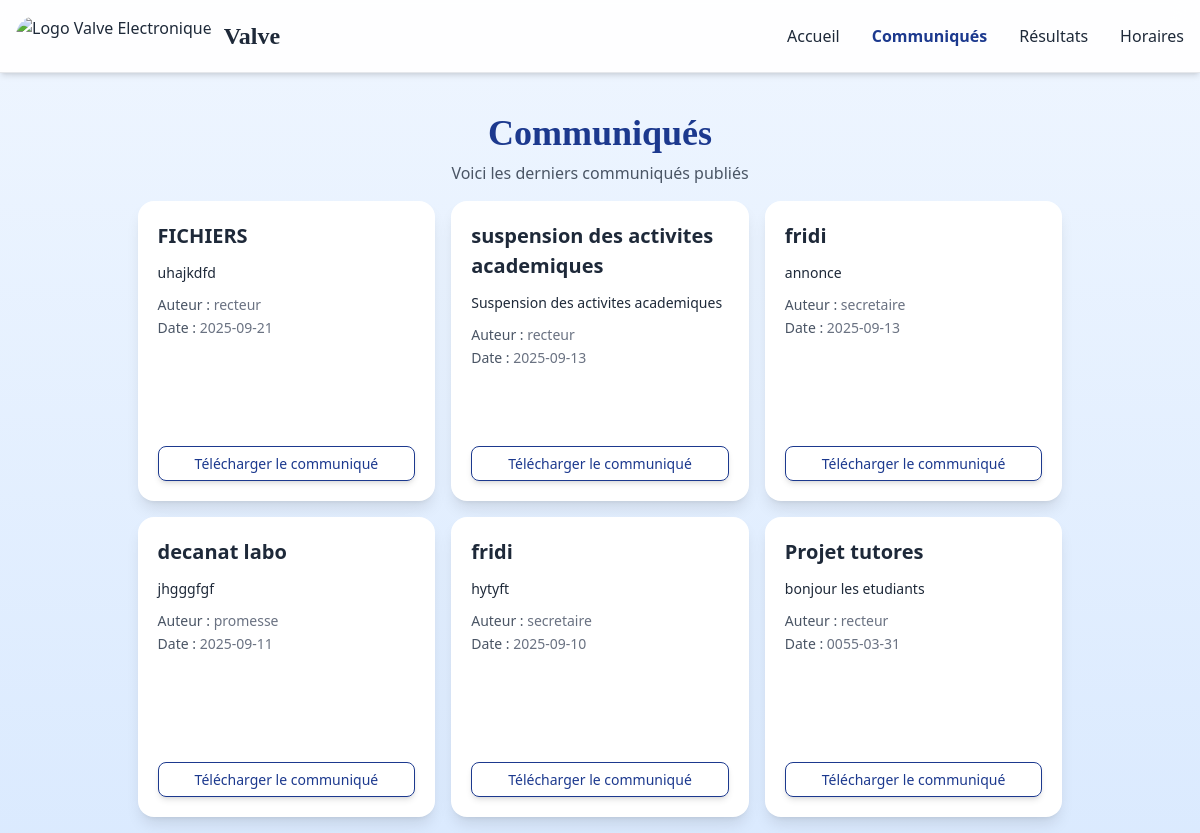
Page /communiques.php on the committed database.
### tables this page shows
CREATE TABLE `communiques` (
  `id` int(11) NOT NULL,
  `titre` varchar(200) NOT NULL,
  `auteur` varchar(100) NOT NULL,
  `datte` date NOT NULL,
  `details` text NOT NULL,
  `fichier_nom` text NOT NULL,
  `fichier_chemin` text NOT NULL
);

### communiques.php (the view, shortened to what this page needs)
<!DOCTYPE html>
<html lang="fr">
<head>
    <script src="https://cdn.jsdelivr.net/npm/@tailwindcss/browser@4"></script>
</head>
<body class="bg-gradient-to-b from-blue-50 to-blue-100 text-gray-800">
    <nav class="border-b border-gray-200 bg-white/90 backdrop-blur-md shadow-md sticky top-0 z-50">
        <div class="max-w-screen-xl flex flex-wrap items-center justify-between mx-auto p-4">
            <a href="index.php" class="flex items-center space-x-3 rtl:space-x-reverse">
                <img src="img/logo.jpeg" class="h-10 rounded-full" alt="Logo Valve Electronique" />
                <span class="text-2xl serif-center font-semibold text-gray-800 titre">
                    Valve
                </span>
            </a>
            <div class="hidden w-full md:block md:w-auto" id="navbar-solid-bg">
                <ul
                    class="flex flex-col font-medium mt-4 rounded-lg bg-white md:space-x-8 rtl:space-x-reverse md:flex-row md:mt-0 md:border-0 md:bg-transparent">
                    <li><a href="index.php"
                            class="block py-2 px-3 md:p-0 hover:text-blue-900 transition">Accueil</a></li>
                    <li><a href="communiques.php"
                            class="block py-2 px-3 md:p-0 hover:text-blue-900 transition text-blue-900 font-semibold border-b-2 border-blue-600 md:border-0">Communiqués</a></li>
                    <li><a href="resultats.php"
                            class="block py-2 px-3 md:p-0 hover:text-blue-900 transition">Résultats</a></li>
                    <li><a href="horaires.php"
                            class="block py-2 px-3 md:p-0 hover:text-blue-900 transition">Horaires</a></li>
                </ul>
            </div>
        </div>
    </nav>
    <div class="entete mt-10 text-center">
        <h1 class="text-3xl md:text-4xl font-bold text-blue-900 titre mb-2">Communiqués</h1>
        <p class="text-gray-600">Voici les derniers communiqués publiés</p>
    </div>
    <div class="flex flex-wrap gap-4 p-4 container justify-center">
        <?php
            include("connexion.php");
            $sql = "SELECT * FROM communiques ORDER BY datte DESC";
            $requete = $connexion->prepare($sql);
            $requete->execute();
            if($requete->rowCount()>0){
                while($communique = $requete->fetch(PDO::FETCH_ASSOC)){
                    echo '<div class="communiques bg-white p-6  rounded-2xl shadow-lg">
                            <div class="communique">
                                <h2 class="font-semibold text-[20px]">'
                                    .$communique['titre'].
                                '</h2>
                                <p class="mt-3 text-[15px] leading-relaxed text-justify">'
                                    .$communique['details'].
                                '</p>
                                <div class="mt-3 text-sm text-gray-500 space-y-1">
                                    <p><span class="font-medium text-gray-600">Auteur :</span> '.$communique['auteur'].'</p>
                                    <p><span class="font-medium text-gray-600">Date :</span> '.$communique['datte'].'</p>
                                </div>
                                <a href="admin/'.$communique['fichier_chemin'].'"
                                   class="btn-telecharger mt-5 px-4 py-2 w-full text-center rounded-lg text-blue-900 hover:text-white font-medium shadow-md">
                                Télécharger le communiqué
                                   </a>
                            </div>
                        </div>';
                }
            } else {
                echo '<div class="bg-white text-center p-8 w-full md:w-[500px] mt-6 shadow-lg rounded-lg">
                        <p class="text-gray-600">Aucun communiqué pour le moment</p>
                      </div>';
            }
        ?>
    </div>
</body>
</html>

### communiques.php (style rules this page uses)
.communiques { opacity: 0; transform: translateY(30px); animation: slidedown 0.6s ease-in-out forwards; transition: all 0.3s ease-in-out; }
.communiques:nth-child(1) { animation-delay: 0.2s; }
.communiques:nth-child(2) { animation-delay: 0.4s; }
.communiques:nth-child(3) { animation-delay: 0.6s; }
.communiques:nth-child(4) { animation-delay: 0.8s; }
.communiques:nth-child(5) { animation-delay: 1s; }
.communiques:nth-child(6) { animation-delay: 1.2s; }
.titre { font-family: Georgia, 'Times New Roman', Times, serif; }
@media screen and (min-width: 1025px) { .communiques { width: 30%; } }
.btn-telecharger { border: 1px solid oklch(37.9% 0.146 265.522); transition: all 0.3s ease-in-out; }
.container { margin: auto; }
.communiques { display: flex; flex-direction: column; justify-content: space-between; min-height: 250px; padding: 1.25rem; }
.communiques p { font-size: 14px; line-height: 1.4; }
.btn-telecharger { padding: 6px 10px; font-size: 14px; }
.communique { display: flex; flex-direction: column; height: 100%; }
.communique .btn-telecharger { margin-top: auto; align-self: flex-start; }
@media screen and (min-width: 1025px) { .communiques { width: 30%; min-height: 300px; } }

### rows in the picture
communiques: titre "FICHIERS", details "uhajkdfd", auteur "recteur", datte "2025-09-21"
communiques: titre "suspension des activites academiques", details "Suspension des activites academiques", auteur "recteur", datte "2025-09-13"
communiques: titre "fridi", details "annonce", auteur "secretaire", datte "2025-09-13"
communiques: titre "decanat labo", details "jhgggfgf", auteur "promesse", datte "2025-09-11"
communiques: titre "fridi", details "hytyft", auteur "secretaire", datte "2025-09-10"
communiques: titre "Projet tutores", details "bonjour les etudiants", auteur "recteur", datte "0055-03-31"
